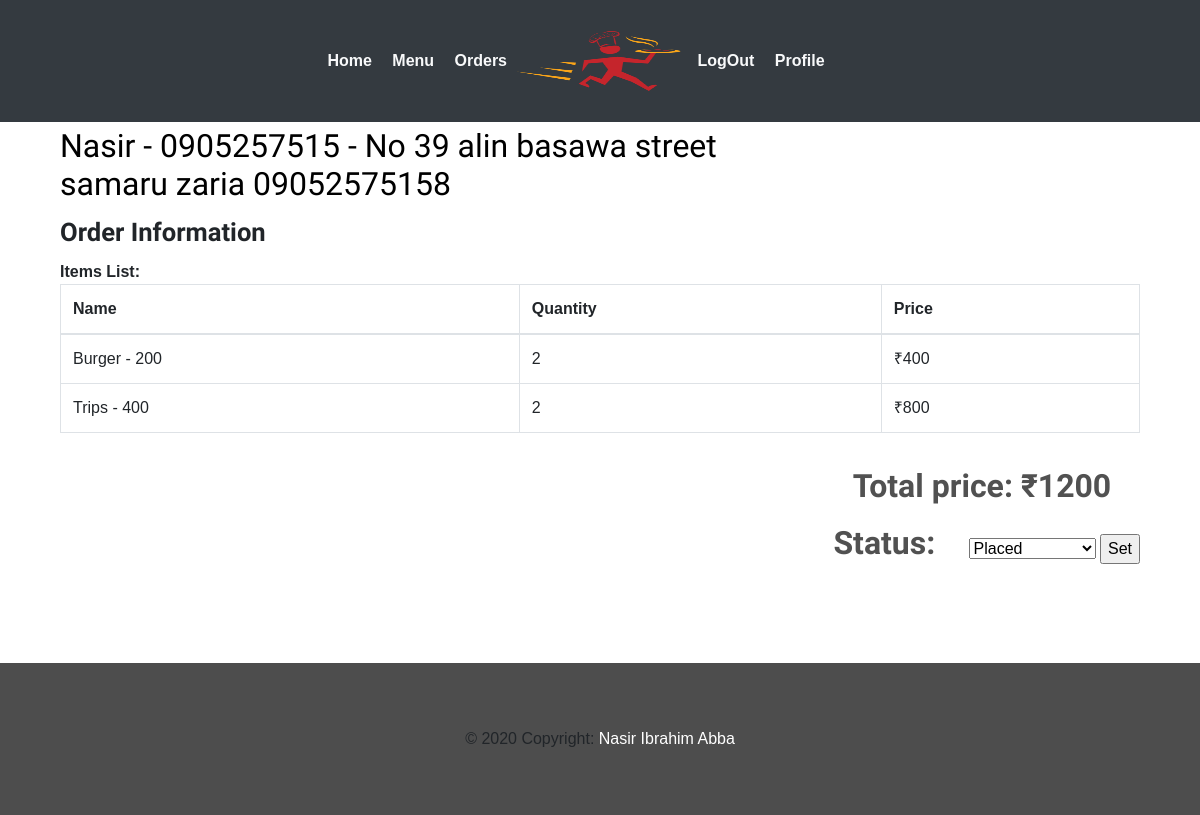
The page /restaurant/orderlist/ (signed in) on the database its author committed.
### webapp/models.py (models this page shows, shortened)
class Customer(models.Model):
	user 		= models.OneToOneField(settings.AUTH_USER_MODEL,on_delete=models.CASCADE)
	f_name   	= models.CharField(max_length=20,blank=False)
	l_name		= models.CharField(max_length=20,blank=False)
	city  		= models.CharField(max_length=40,blank=False)
	phone 		= models.CharField(max_length=10,blank=False)
	address		= models.TextField()

class Order(models.Model):
	id 				= models.AutoField(primary_key=True)
	total_amount    = models.IntegerField(default=0)
	timestamp       = models.DateTimeField(auto_now_add=True)
	delivery_addr   = models.CharField(max_length=50,blank=True)
	orderedBy       = models.ForeignKey(User ,on_delete=models.CASCADE)
	r_id			= models.ForeignKey(Restaurant ,on_delete=models.CASCADE)
	ORDER_STATE_WAITING 	 = "Waiting"
	ORDER_STATE_PLACED 		 = "Placed"
	ORDER_STATE_ACKNOWLEDGED = "Acknowledged"
	ORDER_STATE_COMPLETED    = "Completed"
	ORDER_STATE_CANCELLED    = "Cancelled"
	ORDER_STATE_DISPATCHED   = "Dispatched"
	ORDER_STATE_CHOICES = (
		(ORDER_STATE_WAITING,ORDER_STATE_WAITING),
	    (ORDER_STATE_PLACED, ORDER_STATE_PLACED),
	    (ORDER_STATE_ACKNOWLEDGED, ORDER_STATE_ACKNOWLEDGED),
	    (ORDER_STATE_COMPLETED, ORDER_STATE_COMPLETED),
	    (ORDER_STATE_CANCELLED, ORDER_STATE_CANCELLED),
	    (ORDER_STATE_DISPATCHED, ORDER_STATE_DISPATCHED)
	)
	status = models.CharField(max_length=50,choices=ORDER_STATE_CHOICES,default=ORDER_STATE_WAITING)

class Menu(models.Model):
	id 		 = models.AutoField(primary_key=True)
	item_id  = models.ForeignKey(Item,on_delete=models.CASCADE)
	r_id     = models.ForeignKey(Restaurant,on_delete=models.CASCADE)
	price    = models.IntegerField(blank=False)
	quantity = models.IntegerField(blank=False,default=0)
	def __str__(self):
		return self.item_id.fname+' - '+str(self.price)

class Item(models.Model):
	id 			= models.AutoField(primary_key=True)
	fname 		= models.CharField(max_length=30,blank=False)
	category 	= models.CharField(max_length=50,blank=False)

### webapp/views.py (the view, shortened to what this page needs)
# urls.py: path('restaurant/orderlist/',views.orderlist,name='orderlist'),
def orderlist(request):
	orders = Order.objects.filter(r_id=request.user.restaurant.id).order_by('-timestamp')
	corders = []
	for order in orders:
		user = User.objects.filter(id=order.orderedBy.id)
		user = user[0]
		corder = []
		if user.is_restaurant:
			corder.append(user.restaurant.rname)
			corder.append(user.restaurant.info)
		else:
			corder.append(user.customer.f_name)
			corder.append(user.customer.phone)
		items_list = orderItem.objects.filter(ord_id=order)
		items = []
		for item in items_list:
			citem = []
			citem.append(item.item_id)
			citem.append(item.quantity)
			menu = Menu.objects.filter(id=item.item_id.id)
			citem.append(menu[0].price*item.quantity)
			menu = 0
			items.append(citem)
		corder.append(items)
		corder.append(order.total_amount)
		corder.append(order.id)
		x = order.status
		if x == Order.ORDER_STATE_WAITING:
		    continue
		elif x == Order.ORDER_STATE_PLACED:
		    x = 1
		elif x == Order.ORDER_STATE_ACKNOWLEDGED:
			x = 2
		elif x == Order.ORDER_STATE_COMPLETED:
			x = 3
		elif x == Order.ORDER_STATE_DISPATCHED:
			x = 4
		elif x == Order.ORDER_STATE_CANCELLED:
			x = 5
		else:
			continue
		corder.append(x)
		corder.append(order.delivery_addr)
		corders.append(corder)
	context = {
		"orders" : corders,
	}
	return render(request,"webapp/order-list.html",context)

### webapp/templates/webapp/order-list.html (shortened to what this page needs)
{% extends 'webapp/base2.html' %}
{% block body %}
{% for order in orders %}
            <div class="container">
                    <div class="col-md-12 restaurent-title">
                        <div class="logo-title" style="border: 0;">
                            <h4>{{order.0}} - {{order.1}} - {{order.6}}</h4>
                        </div>
                    </div>
                    <div class="col-md-12 order-form-grid  wow fadeInLeft">
                        <h5>Order Information</h5>
                        <span>Items List:</span>
                        <div>
                            <table class="table table-hover table-bordered">
                                <thead>
                                    <th>
                                        Name
                                    </th>
                                    <th>
                                        Quantity
                                    </th>
                                    <th>
                                        Price
                                    </th>
                                </thead>
                                {% for x in order.2 %}
                                    <tr><td>{{x.0}}</td><td>{{x.1}}</td><td>&#x20b9;{{x.2}}</td></tr>
                                {% endfor %}
                            </table>
                        </div>
                    </div>
                    <div class="col-md-12 buy"  style="display: inline-block;">
                        <form action="" method="POST">{% csrf_token %}
                        <span>Total price: &#x20b9;{{order.3}}</span>
                        <span  style="display: inline;">Status:</span>
                        <select name="orderstatus">
                            {% if order.5 == 1 %}
                            <option value="1" selected>Placed</option>
                            {% endif %}
                        </select>
                        <input type="submit" value="Set" name="submit"/>
                        </form>
                    </div>
        </div>
{% endfor %}
{% endblock %}

### webapp/static/webapp/css/style.css (style rules this page uses)
body { padding:0; margin:0; font-family: 'Source Sans Pro', sans-serif; }
input[type="button"],input[type="submit"] { transition:0.5s all; -webkit-transition:0.5s all; -moz-transition:0.5s all; -o-transition:0.5s all; -ms-transition:0.5s all; }
h1,h2,h3,h4,h5,h6 { margin:0; }
.order-form-grid h5 { font-size:1.6em; font-weight:700; margin-bottom:0.5em; font-family: 'Lobster Two', cursive; }
.order-form-grid span { font-size:16px; font-weight:600; }
.restaurent-title h4 { color:#000000; font-size:2em; font-weight:500; font-family: 'Lobster Two', cursive; margin:5px 0 12px 0; }
.logo-title { border-bottom:1px dotted #000000; width: 63%; margin-bottom: 0.8em; }
.buy { text-align:right; margin-top: 0.8em; }
.buy span { color:#515151; font-size:2em; font-weight:600; display: block; margin: 0 0.9em 0.3em 0; font-family: 'Lobster Two', cursive; }

### rows shown on the page
Customer: f_name "Nasir", phone "0905257515"
Order: delivery_addr "No 39 alin basawa street samaru zaria 09052575158"
Menu: item_id+price "Burger - 200", x "2", x "400"
Menu: item_id+price "Trips - 400", x "2", x "800"

### other values the page prints
{{ order.3 }} "1200"
